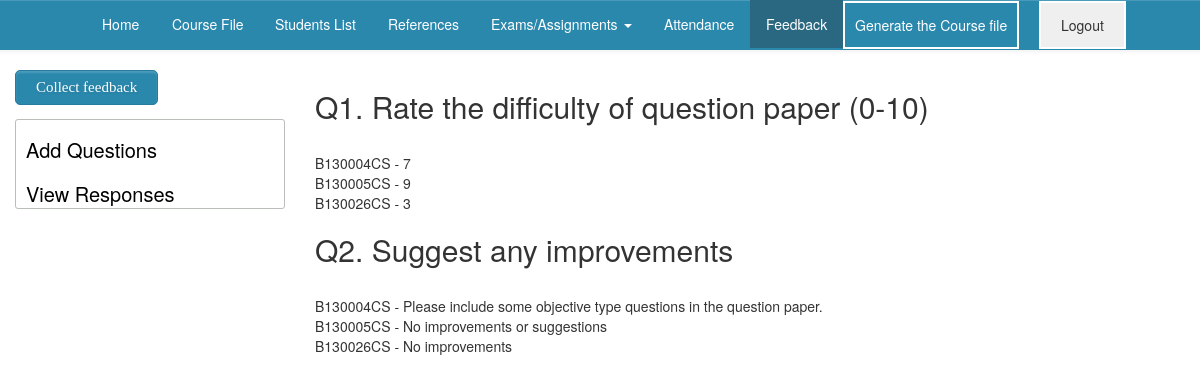
Screenshot of /responses.php (signed in) with the database file from the repository.
### tables this page shows
CREATE TABLE `FEEDBACK_QUES` (
  `ques_id` int(11) NOT NULL AUTO_INCREMENT,
  `faculty_id` varchar(20) NOT NULL,
  `course_id` varchar(10) NOT NULL,
  `ques_type` int(11) DEFAULT NULL,
  `mini` int(11) DEFAULT NULL,
  `maxi` int(11) DEFAULT NULL,
  `question` varchar(200) DEFAULT NULL,
  PRIMARY KEY (`ques_id`),
  KEY `faculty_id` (`faculty_id`),
  KEY `course_id` (`course_id`),
  CONSTRAINT `FEEDBACK_QUES_ibfk_1` FOREIGN KEY (`faculty_id`) REFERENCES `FACULTY` (`faculty_id`) ON DELETE CASCADE,
  CONSTRAINT `FEEDBACK_QUES_ibfk_2` FOREIGN KEY (`course_id`) REFERENCES `COURSE` (`course_id`) ON DELETE CASCADE
);

CREATE TABLE `FEEDBACK_RESP` (
  `ques_id` int(11) NOT NULL,
  `student_id` varchar(20) NOT NULL,
  `course_id` varchar(10) NOT NULL,
  `response` varchar(500) DEFAULT NULL,
  PRIMARY KEY (`ques_id`,`student_id`,`course_id`),
  KEY `student_id` (`student_id`),
  KEY `course_id` (`course_id`),
  CONSTRAINT `FEEDBACK_RESP_ibfk_1` FOREIGN KEY (`student_id`) REFERENCES `STUDENT` (`student_id`) ON DELETE CASCADE,
  CONSTRAINT `FEEDBACK_RESP_ibfk_2` FOREIGN KEY (`course_id`) REFERENCES `COURSE` (`course_id`) ON DELETE CASCADE
);

### responses.php (the view, shortened to what this page needs)
<?php
$course_id = $_SESSION[course_id];
include('db.php');
include('subnavbar.php');
?>
<head>
	<link rel="stylesheet" href="css/bootstrap-theme.css" />
	<link rel="stylesheet" href="css/bootstrap.css" />
	<link rel="stylesheet" href="font/css/font-awesome.css">
	<link rel="stylesheet" href="css/form.css" />
	<link rel="stylesheet" href="css/examples1.css" />
</head>
	<div class="col-sm-3">
	<div class="form-style-10"><form action="feedback_request.php"><input type="submit" value="Collect feedback"></form></div>
	<table id="list">
		<tbody>
		    <tr>
			<td id="courses-list-button" ><a href="feedback.php">Add Questions</a></td>
		    </tr>
		    <tr>
			<td id="eval-list-button" ><a href="responses.php">View Responses</a></td>
		    </tr>
		  	</tbody>
		</table>
	</div>
	<div class="col-sm-9">
<?php
	$sql = "SELECT DISTINCT(ques_id) FROM FEEDBACK_RESP where course_id = '$course_id'";
	$result = mysqli_query($conn,$sql);
	$i=1;
	while($row = mysqli_fetch_assoc($result)){
		$sql_sub1 = "SELECT * FROM FEEDBACK_QUES where course_id = '$course_id' AND ques_id = $row[ques_id]" ;
		$result_sub1 = mysqli_query($conn,$sql_sub1);
		$row_sub1 = mysqli_fetch_assoc($result_sub1);
		echo "<h2>Q$i. $row_sub1[question]</h2><br>";
		$sql_sub2 = "SELECT * FROM FEEDBACK_RESP where course_id = '$course_id' AND ques_id = $row[ques_id]" ;
		$result_sub2 = mysqli_query($conn,$sql_sub2);
		while($row_sub2 = mysqli_fetch_assoc($result_sub2)){
		echo $row_sub2[student_id] ." -  $row_sub2[response]<br>";
		}
		$i++;
	}
?>
	</div>

### subnavbar.php (shortened to what this page needs)
<nav class = " row navbar navbar-default container-fluid" role = "navigation" style="background:#2A88AD;">
  <ul style="overflow:visible">
	  <li><a id="home" class="hvr-fade" href="faculty_home.php">Home</a></li>
	  <li><a id="course" class="hvr-fade" href="course_home.php">Course File</a></li>
	  <li><a id="student" class="hvr-fade" href="student_list.php">Students List</a></li>
	  <li><a id="reference" class="hvr-fade" href="reference.php">References</a></li>
	  <li class="dropdown"> <a id="qpapers" class="dropdown-toggle hvr-fade" data-toggle="dropdown" href="#">Exams/Assignments
    <span class="caret"></span></a>
  </li>
	  <li><a id="attendance" class="hvr-fade" href="attendance.php">Attendance</a></li>
	  <li><a id="feedback" class="hvr-fade" href="feedback.php">Feedback</a></li>
	</ul>
  <ul class="nav col-sm-3 ">
	<li><a class="menu_ques hvr-fade" href="acfg.php" style="padding:12px 10px;border:solid white 2px;">Generate the Course file</a></li>
<li>
	<form  action="logout.php" method="post" >
         <input id ="logout" class="col-sm-1 hvr-fade menu_ques" style="margin-left:20px;padding:12px 10px;border:solid white 2px;width:100%" type="submit" value="Logout" name="submit">
	</form>
</li>
</ul>
</nav>

### css/form.css (style rules this page uses)
.form-style-10 input[type="button"], .form-style-10 input[type="submit"], .form-style-10 input[type="file"],.btn { background: #2A88AD; padding: 8px 20px 8px 20px; border-radius: 5px; -webkit-border-radius: 5px; -moz-border-radius: 5px; color: #fff; text-shadow: 1px 1px 3px rgba(0, 0, 0, 0.12); font: normal 30px 'Bitter', serif; -moz-box-shadow: inset 0px 2px 2px 0px rgba(255, 255, 255, 0.17); -webkit-box-shadow: inset 0px 2px 2px 0px rgba(255, 255, 255, 0.17); box-shadow: inset 0px 2px 2px 0px rgba(255, 255, 255, 0.17); border: 1px solid #257C9E; font-size: 15px; }

### css/examples1.css (style rules this page uses)
.container-fluid { padding-left: 0px; }
ul { list-style: none; }
a { color: black; text-decoration: none; }
table { border-collapse: separate; border: 1px solid #babeb8; border-radius : 3px ; width : 100%; }
tbody > tr > td { cursor:pointer; //border-bottom:1px solid black; font-size: 20px; padding : 15px 10px 0px 10px; }
ul { list-style-type: none; margin: 0; padding: 0; overflow: hidden; // background-color: #333; }
li { float: left; }
li a { display: block; color: white; text-align: center; padding: 14px 16px; text-decoration: none; }
.navbar { position: relative; min-height: 50px; margin-bottom: 20px; border: 0px solid transparent; }
a { text-decoration: none !important; }
.anotherClass { background-color: #2A6881; }
.hvr-fade { display: inline-block; vertical-align: middle; -webkit-transform: perspective(1px) translateZ(0); transform: perspective(1px) translateZ(0); box-shadow: 0 0 1px transparent; overflow: hidden; -webkit-transition-duration: 0.3s; transition-duration: 0.3s; -webkit-transition-property: color, background-color; transition-property: color, background-color; }

### rows the page displays
feedback_ques: question "Rate the difficulty of question paper (0-10)"
feedback_resp: student "B130004CS", response "7"
feedback_resp: student "B130005CS", response "9"
feedback_resp: student "B130026CS", response "3"
feedback_ques: question "Suggest any improvements"
feedback_resp: student "B130004CS", response "Please include some objective type questions in the question paper."
feedback_resp: student "B130005CS", response "No improvements or suggestions"
feedback_resp: student "B130026CS", response "No improvements"
